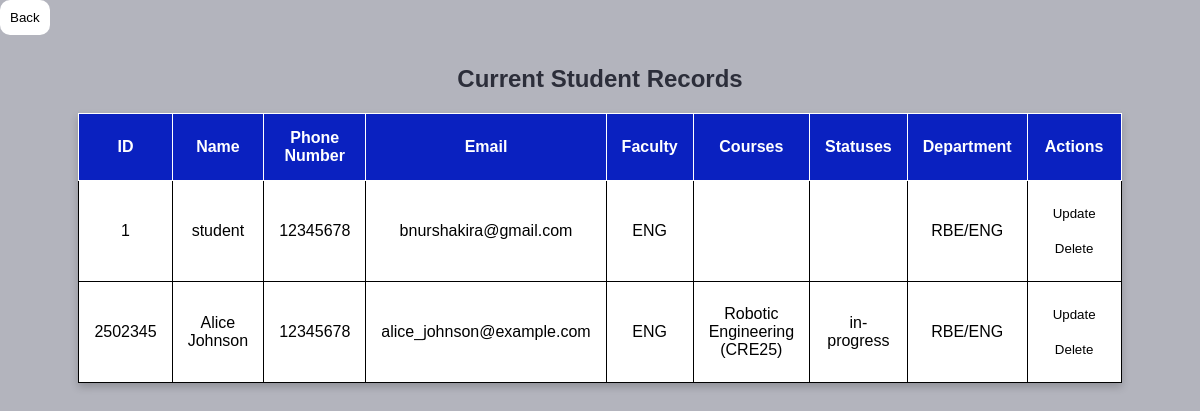
/php/assignments.php (signed in), run on the app's committed database.
### tables this page shows
CREATE TABLE `students` (
  `ID` int(11) NOT NULL,
  `NAME` varchar(50) NOT NULL,
  `PHONENUMBER` int(8) NOT NULL,
  `EMAIL` text NOT NULL,
  `PASSWORD_HASH` char(60) NOT NULL,
  `CREATED_AT` timestamp(6) NOT NULL DEFAULT current_timestamp(6),
  `UPDATED_AT` timestamp(6) NOT NULL DEFAULT current_timestamp(6),
  `COURSE_ID` varchar(11) DEFAULT NULL,
  `FACULTY` varchar(255) NOT NULL,
  `DEPARTMENT_ID` int(11) DEFAULT NULL,
  `GRADE_ID` varchar(11) DEFAULT NULL,
  `CLASS` varchar(11) DEFAULT NULL,
  `ROLE_ID` varchar(11) NOT NULL
);

CREATE TABLE `department` (
  `ID` int(11) NOT NULL,
  `NAME` varchar(50) DEFAULT NULL
);

### php/functions.php (called while the page is built, shortened)
<?php
function getStudentRecords(){
    global $conn;
    $stmt = $conn->prepare("
    SELECT
        students.id AS student_id,
        students.name AS student_name,
        students.phonenumber,
        students.email,
        students.faculty,
        department.name AS department_name,
        GROUP_CONCAT(
            CONCAT(course.name, ' (', course.code, ')')
            ORDER BY course.name SEPARATOR ', '
        ) AS course_names_with_codes,
        GROUP_CONCAT(
            course.status
            ORDER BY course.name SEPARATOR ', '
        ) AS course_statuses
    FROM students
    LEFT JOIN student_courses ON students.id = student_courses.student_id
    LEFT JOIN course ON student_courses.course_id = course.id
    LEFT JOIN department ON students.department_id = department.id
    GROUP BY students.id
");
$stmt->execute();
$result = $stmt->get_result();
return $result;
}

### php/assignments.php (the view, shortened to what this page needs)
<?php
require 'functions.php';
$user_role = (int)$_SESSION['role'];
$action = isset($_GET['action']) ? $_GET['action'] : 'read';
$student_records = null;
if ($action == 'read') {
    $student_records = getStudentRecords();
}
?>
 <!DOCTYPE html>
 <html lang="en">
    <head>
</head>
<body>
<!DOCTYPE html>
 <html lang="en">
    <head>
<?php if ($action == 'read'): ?>
    <a href="<?= $user_role == 2 ? 'faculty_dashboard.php' : 'admin_dashboard.php' ?>"><button>Back</button></a>
    <h2>Current Student Records</h2>
    <?php if ($student_records && $student_records->num_rows > 0): ?>
        <table border='1' cellpadding='10'>
            <tr>
                <th>ID</th>
                <th>Name</th>
                <th>Phone Number</th>
                <th>Email</th>
                <th>Faculty</th>
                <th>Courses</th>
                <th>Statuses</th>
                <th>Department</th>
                <th>Actions</th>
            </tr>
            <?php while ($student = $student_records->fetch_assoc()): ?>
                <tr>
                    <td><?= htmlspecialchars($student['student_id']); ?></td>
                    <td><?= htmlspecialchars($student['student_name']); ?></td>
                    <td><?= htmlspecialchars($student['phonenumber']); ?></td>
                    <td><?= htmlspecialchars($student['email']); ?></td>
                    <td><?= htmlspecialchars($student['faculty']); ?></td>
                    <td><?= htmlspecialchars($student['course_names_with_codes']); ?></td>
                    <td><?= htmlspecialchars($student['course_statuses']); ?></td>
                    <td><?= htmlspecialchars($student['department_name']); ?></td>
                    <td>
                        <a href='update_student.php?id=<?= htmlspecialchars($student['student_id']); ?>'><button>Update</button></a>
                        <form method='POST' action='delete_student.php' onsubmit="return confirm('Are you sure you want to delete this record?');">
                            <input type='submit' name='delete' value='Delete'>
                        </form>
                    </td>
                </tr>
            <?php endwhile; ?>
        </table>
    <?php else: ?>
        <p>No student records found.</p>
    <?php endif; ?>
<?php endif; ?>

### php/assignments.php (style rules this page uses)
* { margin: 0; box-sizing: border-box; font-family: sans-serif; }
body { margin: 0; justify-content: center; align-items: center; height: 100vh; background-color:#b3b4bd; background-size: cover; }
table { border-collapse: collapse; width: 80%; max-width: 1000px; background-color: #ffffff; box-shadow: 0 4px 8px rgba(0, 0, 0, 0.2); margin-left: auto; margin-right: auto; }
th, td { padding: 15px; text-align: center; border: 1px solid; }
h2 { text-align: center; color: #2c2e3a; margin-top: 30px; margin-bottom: 20px; }
th { background-color: #0a21c0; color: white; }
button, input[type="submit"] { background: #fff; color: black; padding: 10px; border: 1px solid #2c2e3a; border-radius: 10px; cursor: pointer; margin-top: 0px; border: none; }

### data on the page
students: ID "1", NAME "student", PHONENUMBER "12345678", EMAIL "bnurshakira@gmail.com", FACULTY "ENG", DEPARTMENT_ID.NAME "RBE/ENG"
students: ID "2502345", NAME "Alice Johnson", PHONENUMBER "12345678", EMAIL "alice_johnson@example.com", FACULTY "ENG", course_names_with_codes "Robotic Engineering (CRE25)", course_statuses "in-progress", DEPARTMENT_ID.NAME "RBE/ENG"
